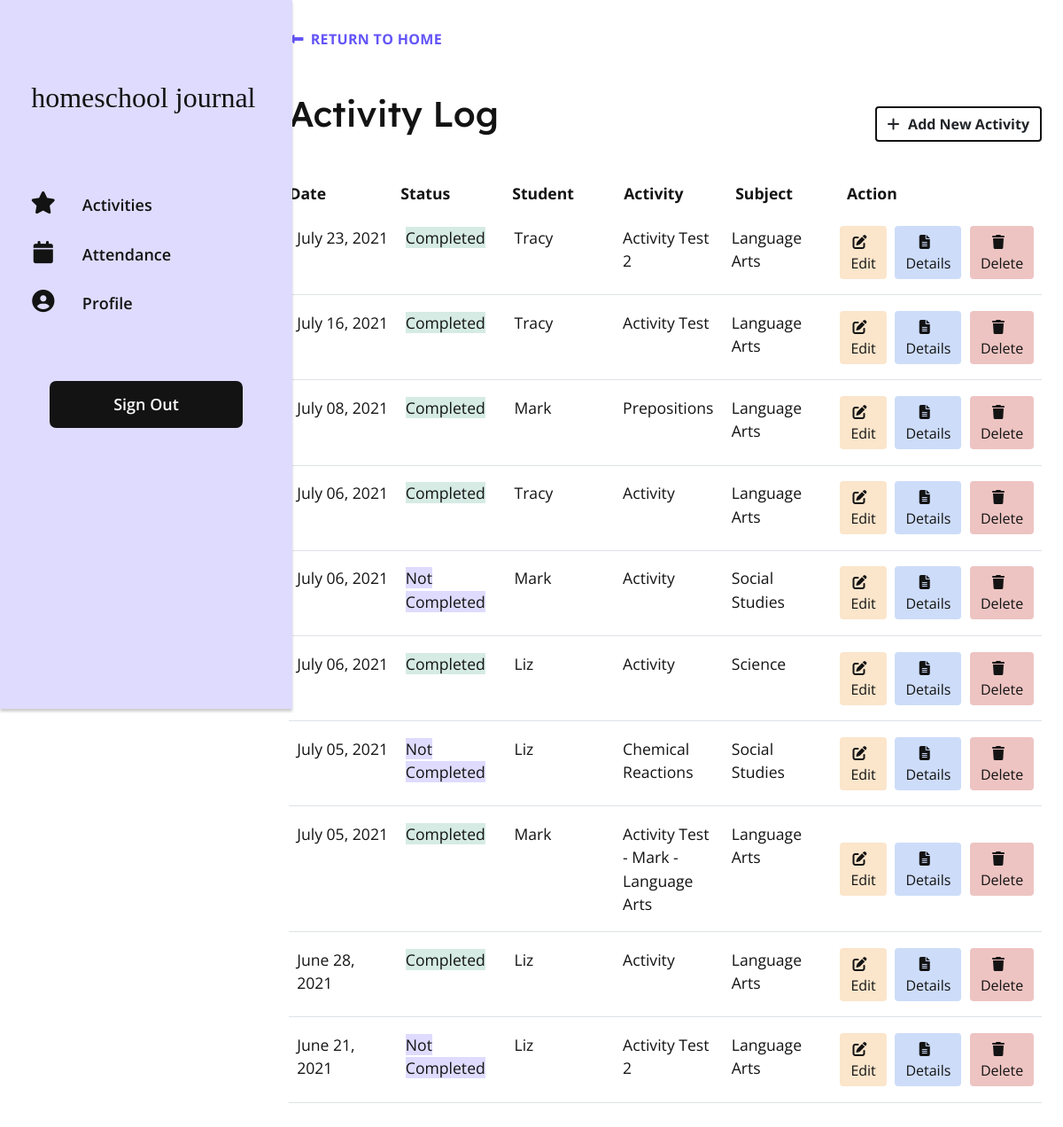
Page /log (signed in) on the committed database.
### app/models.py (models this page shows, shortened)
class Activity(db.Model):
    id = db.Column(db.Integer, primary_key=True)
    title = db.Column(db.String(150), index=True, nullable=False)
    user_id = db.Column(db.Integer, db.ForeignKey('user.id'), index=True)
    subject_id = db.Column(db.Integer, db.ForeignKey('subject.id'), index=True, nullable=False)
    student_id = db.Column(db.Integer, db.ForeignKey('student.id'), index=True, nullable=False)
    description = db.Column(db.Text, index=True)
    resources = db.Column(db.Text, index=True)
    activity_date = db.Column(db.DateTime, index=True, nullable=False)
    notes = db.Column(db.Text, index=True)
    status = db.Column(db.String(64), index=True, nullable=False)

class Student(db.Model):
    id = db.Column(db.Integer, primary_key=True)
    student_name = db.Column(db.String(64), index=True)
    user_id = db.Column(db.Integer, db.ForeignKey('user.id'))
    attendance = db.relationship('Attendance', backref='student', lazy='dynamic')
    activities = db.relationship('Activity', backref='student', lazy='dynamic')
    def __str__(self):
        return self.student_name

class Subject(db.Model):
    id = db.Column(db.Integer, primary_key=True)
    user_id = db.Column(db.Integer, db.ForeignKey('user.id'), index=True)
    subject_name = db.Column(db.String(64), index=True)
    activities = db.relationship('Activity', backref='subject', lazy='dynamic')
    def __str__(self):
        return self.subject_name

### app/routes.py (the view)
@app.route('/log', methods = ('GET', 'POST'))
@login_required
def log():
    activities = current_user.activities.order_by(Activity.activity_date.desc()).all()
    return render_template('log.html', activities=activities)

### app/__init__.py (called while the page is built)
@app.template_filter()
def datetime_format_filter(value, format='%B %d, %Y'):
    return value.strftime(format)

### app/models.py (called while the page is built)
@login.user_loader
def load_user(id):
    return User.query.get(int(id))

### app/templates/log.html (shortened to what this page needs)
{% extends 'base.html' %}
{% block content %}
    <div class="activity activity--log">
        <a class="activity__btn-back" href="{{ url_for('index') }}"><i class="fas fa-long-arrow-alt-left controls-icon"></i>Return to Home</a>
        <div class="activity-log__header">
            <h1 class="activity__title">Activity Log</h1>
            <a href="{{ url_for('add') }}" id="add-btn" class="btn activity__add-btn"><i class="fas fa-plus activity__add-btn-icon"></i>Add New Activity</a>
        </div>
        <div class="activity-log__table-wrapper">
            <div class="activity-log__table-wrapper">
                <div class="activity-log__table-header-wrapper">
                    <div class="activity-log__table-header">
                        <h2 class="activity-log__table-heading">Date</h2>
                        <h2 class="activity-log__table-heading">Status</h2>
                        <h2 class="activity-log__table-heading">Student</h2>
                        <h2 class="activity-log__table-heading">Activity</h2>
                        <h2 class="activity-log__table-heading">Subject</h2>
                        <h2 class="activity-log__table-heading">Action</h2>
                    </div>
                </div>
                <div class="activity-log__table-content">
                    {% for activity in activities %}
                    <div class=activity-log__entry>
                        <p class="activity-log__entry-data">{{ activity.activity_date | datetime_format_filter }}</p>
                        <p class="activity-log__entry-data"><span class="activity__entry-status-{{ activity.status | lower | replace(" ", "") }}">{{ activity.status }}</span></p>
                        <p class="activity-log__entry-data"><span class="activity-log__entry-label">Student: </span>{{ activity.student }}</p>
                        <p class="activity-log__entry-data"><span class="activity-log__entry-label">Activity: </span>{{ activity.title }}</p>
                        <p class="activity-log__entry-data"><span class="activity-log__entry-label">Subject: </span>{{ activity.subject }}</p>
                        <p class="activity-log__entry-data activity-log__entry-controls">
                            <a href="{{ url_for('update', title=activity.title) }}" class="btn btn-edit activity-log__controls-btn"><i class="fas fa-edit controls-icon"></i>Edit</a>
                            <a href="{{ url_for('details', title=activity.title) }}" class="btn btn-details activity-log__controls-btn"><i class="fas fa-file-alt controls-icon"></i></i>Details</a>
                            <a href="{{ url_for('delete', id=activity.id) }}" class="btn btn-delete activity-log__controls-btn" onclick="return confirm('Are you sure you want to delete?')"><i class="fas fa-trash controls-icon"></i>Delete</a>
                        </p>
                    </div>
                    {% endfor %}
                </div>
            </div>
        </div>
    </div>
{% endblock %}

### app/static/style.css (style rules this page uses)
:root { --black: #131313; --white: #FFFFFF; --bg-light: #EBF6F2; --bg-navbar: #DEDBFE; --bg-dark: #167973; --bg-activity-display: hsla(245, 100%, 95%, 0.9); --bg-completed: hsla(160, 36%, 88%, 1); --bg-notcompleted: hsla(246, 91%, 65%, 0.21); --bg-cell-hover: hsla(245, 100%, 96%, 0.7); --completed-color: hsla(176, 69%, 28%, 1); --notcompleted-color: hsla(246, 54%, 53%, 1); --content-bg-light: #D7ECE5; --attendance-bg:#FBE6CC; --link-color: #6354F7; --link-hover-color: #872CA7; --highlight-color: #6354F7; --btn-bright: #6354F7; --btn-bright-hover: #872CA7; --btn-activity-display: hsla(246, 91%, 65%, 1); --btn-activity-display-hover: hsla(246, 91%, 55%, 1); --btn-bg-color-light: #C7C4E3; --btn-edit: hsla(33, 85%, 89%, 1); --btn-details: hsla(220, 78%, 89%, 1); --btn-delete: hsla(3, 56%, 49%, 0.3); --btn-edit-hover: hsla(33, 85%, 79%, 1); --btn-details-hover: hsla(220, 78%, 79%, 1); --btn-delete-hover: hsla(3, 66%, 42%, 0.4); --alert-color: rgba(196, 61, 55, 0.3); --header-icon-hover-color: #872CA7; --border-light: #dee2e6; }
*, *:before, *:after { box-sizing: border-box; }
p { margin: 0; padding: 0; }
body { margin: 0; padding: 0; background-color: var(--white); color: #131313; font-family: 'Open Sans', sans-serif; font-weight: 400; }
a { text-decoration:none; color: var(--link-color); cursor: pointer; }
h1, h2, h3, h4 { font-family: "Lexend Deca", serif; }
.btn { border: unset; cursor: pointer; }
.btn-edit { background-color: var(--btn-edit); color: var(--black); }
.btn-details { background-color: var(--btn-details); color: var(--black); }
.btn-delete { background-color: var(--btn-delete); color: var(--black); }
.controls-icon { margin-right: 0.5em; }
.activity__add-btn { border: 2px solid var(--black); font-weight: 700; }
.activity__add-btn-icon { margin-right: 0.6em; }
.activity__btn-back { display: block; font-weight: 700; text-transform: uppercase; letter-spacing: 0.02em; margin-bottom: 3em; }
.activity__title { margin-bottom: 0.6em; }
@media screen and (min-width: 650px) { .activity { max-width: 650px; margin: 0 auto; } }
.activity--log { max-width: 1000px; }
.activity-log__header { display: flex; flex-direction: column; align-items: center; }
.activity-log__table-wrapper { width: 100%; margin-top: 2em; }
.activity-log__table-content { display: flex; flex-direction: column; align-items: center; }
.activity-log__table-header-wrapper { display: none; }
.activity-log__table-header { width: 100%; display: grid; grid-template-columns: 1fr 1fr 1fr 1fr 1fr 2fr; gap: 1em; }
.activity-log__table-heading { font-size: 1.1rem; font-family: 'Open Sans', sans-serif; font-weight: 700; }
.activity-log__entry { font-size: 1.1rem; width: 100%; padding: 1em 0.5em; border-bottom: 2px solid var(--border-light); max-width: 400px; }
.activity-log__entry-data { font-weight: 700; margin-bottom: 0.5em; }
.activity__entry-status-completed { background: var(--bg-completed); }
.activity__entry-status-notcompleted { background: var(--bg-notcompleted); }
.activity-log__entry-controls { display: flex; width: 100%; justify-content: center; align-items: center; margin-top: 1em; }
.activity-log__controls-btn { margin-right: 0.6em; width: 100%; flex-grow: 1; }
.activity-log__controls-btn:last-child { margin-right: 0; }
@media screen and (min-width: 968px) { .activity-log__table-header-wrapper { display: block; } }
@media screen and (min-width: 968px) { .activity-log__header { flex-direction: row; justify-content: space-between; align-items: center; } }
@media screen and (min-width: 968px) { .activity-log__entry { display: grid; grid-template-columns: 1fr 1fr 1fr 1fr 1fr 2fr; gap: 1em; border-bottom: 1px solid #dee2e6; margin-bottom: 0; max-width: 100%; } }
@media screen and (min-width: 968px) { .activity-log__entry-data { font-weight: 400; margin-bottom: 0; } }
@media screen and (min-width: 968px) { .activity-log__entry-controls { margin-top: 0; } }

### rows in the picture
Activity: activity_date "July 23, 2021", status "Completed", student "Tracy", title "Activity Test 2", subject "Language Arts"
Activity: activity_date "July 16, 2021", status "Completed", student "Tracy", title "Activity Test", subject "Language Arts"
Activity: activity_date "July 08, 2021", status "Completed", student "Mark", title "Prepositions", subject "Language Arts"
Activity: activity_date "July 06, 2021", status "Completed", student "Tracy", title "Activity", subject "Language Arts"
Activity: activity_date "July 06, 2021", status "Not Completed", student "Mark", title "Activity", subject "Social Studies"
Activity: activity_date "July 06, 2021", status "Completed", student "Liz", title "Activity", subject "Science"
Activity: activity_date "July 05, 2021", status "Not Completed", student "Liz", title "Chemical Reactions", subject "Social Studies"
Activity: activity_date "July 05, 2021", status "Completed", student "Mark", title "Activity Test - Mark - Language Arts", subject "Language Arts"
Activity: activity_date "June 28, 2021", status "Completed", student "Liz", title "Activity", subject "Language Arts"
Activity: activity_date "June 21, 2021", status "Not Completed", student "Liz", title "Activity Test 2", subject "Language Arts"
